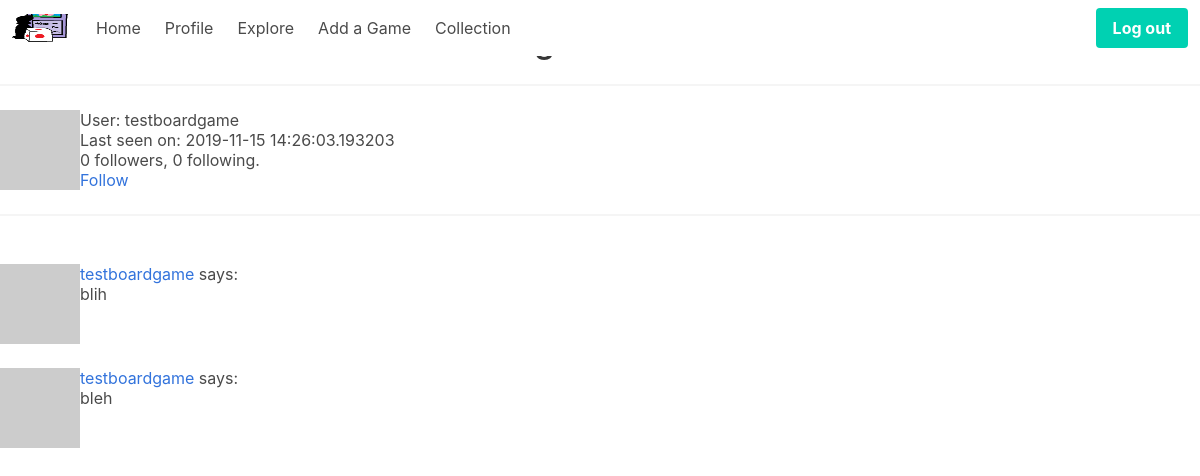
The app's page /user/testboardgame (signed in) with its own data.
### app/models.py (models this page shows, shortened)
class User(UserMixin, db.Model):
    id = db.Column(db.Integer, primary_key=True)
    username = db.Column(db.String(64), index=True, unique=True)
    email = db.Column(db.String(120), index=True, unique=True)
    password_hash = db.Column(db.String(128))
    posts = db.relationship("Post", backref="author", lazy="dynamic")
    about_me = db.Column(db.String(140))
    last_seen = db.Column(db.DateTime, default=datetime.utcnow)
    followed = db.relationship(
        "User",
        secondary=followers,
        primaryjoin=(followers.c.follower_id == id),
        secondaryjoin=(followers.c.followed_id == id),
        backref=db.backref("followers", lazy="dynamic"),
        lazy="dynamic",
    )
    collection = db.relationship("Boardgame", secondary=boardgames, lazy="dynamic")
    def is_following(self, user):
        return self.followed.filter(followers.c.followed_id == user.id).count() > 0
    def avatar(self, size):
        digest = md5(self.email.lower().encode("utf-8")).hexdigest()
        return "https://www.gravatar.com/avatar/{}?d=identicon&s={}".format(
            digest, size
        )

class Post(db.Model):
    id = db.Column(db.Integer, primary_key=True)
    body = db.Column(db.String(140))
    timestamp = db.Column(db.DateTime, index=True, default=datetime.utcnow)
    user_id = db.Column(db.Integer, db.ForeignKey("user.id"))

### app/routes.py (the view)
@app.route("/user/<username>")
@login_required
def user(username):
    user = User.query.filter_by(username=username).first_or_404()
    page = request.args.get("page", 1, type=int)
    posts = user.posts.order_by(Post.timestamp.desc()).paginate(
        page, app.config["POSTS_PER_PAGE"], False
    )
    next_url = (
        url_for("user", username=user.username, page=posts.next_num)
        if posts.has_next
        else None
    )
    prev_url = (
        url_for("user", username=user.username, page=posts.prev_num)
        if posts.has_prev
        else None
    )
    return render_template(
        "user.html", user=user, posts=posts.items, next_url=next_url, prev_url=prev_url
    )

### app/models.py (called while the page is built)
@login.user_loader
def load_user(id):
    return User.query.get(int(id))

### app/routes.py (called while the page is built)
@app.before_request
def before_request():
    if current_user.is_authenticated:
        current_user.last_seen = datetime.utcnow()
        db.session.commit()

### app/templates/user.html (shortened to what this page needs)
﻿{% extends "base.html" %}
{% block content %}
<table>
    <tr valign="top">
        <td><img src="{{ user.avatar(128) }}"></td>
        <td>
            <h1>User: {{ user.username }}</h1>
            {% if user.last_seen %}<p>Last seen on: {{ user.last_seen }}</p>{% endif %}
            <p>{{ user.followers.count() }} followers, {{ user.followed.count() }} following.</p>
            {% if user == current_user %}
            <p><a href="{{ url_for('edit_profile') }}">Edit your profile</a></p>
            {% elif not current_user.is_following(user) %}
            <p><a href="{{ url_for('follow', username=user.username) }}">Follow</a></p>
            {% else %}
            <p><a href="{{ url_for('unfollow', username=user.username) }}">Unfollow</a></p>
            {% endif %}
        </td>
    </tr>
</table>
<hr>
    {% for post in posts %}
        {% include '_post.html' %}
    {% endfor %}
{% endblock %}

### app/templates/_post.html
﻿<table>
    <tr valign="top">
        <td><img src="{{ post.author.avatar(36) }}"></td>
        <td>
            <a href="{{ url_for('user', username=post.author.username) }}">
                {{ post.author.username }}
            </a>
            says:<br>{{ post.body }}
        </td>
    </tr>
</table>

### records on screen
User: username "testboardgame", last_seen "2019-11-15 14:26:03.193203"
Post: author.username "testboardgame", body "blih"
Post: author.username "testboardgame", body "bleh"

### other values on screen
{{ user.followers.count() }} "0"
{{ user.followed.count() }} "0"
